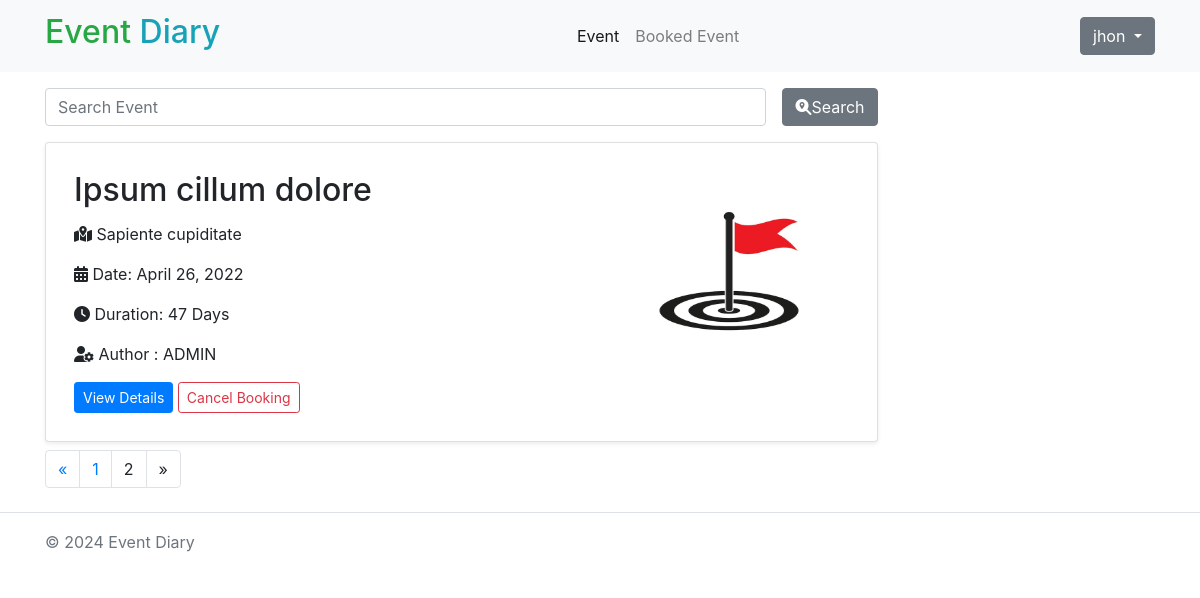
The app's page /event/my_event?page=2 (signed in) with its own data.
### event/models.py (models this page shows, shortened)
class Event(models.Model):
    STATUS_CHOICES = (
        ('draft', 'Draft'),
        ('published', 'Published'),
        ('cancelled', 'Cancelled'),
        ('complete', 'Complete'),
    )
    title = models.CharField(max_length=200)
    category = models.ForeignKey(Category, on_delete=models.CASCADE, related_name='events')
    venue = models.TextField(max_length=100)
    description = RichTextField()
    date = models.DateTimeField(default=timezone.now())
    duration = models.IntegerField(default=1)
    status = models.CharField(max_length=10, choices=STATUS_CHOICES, default='draft')
    author = models.ForeignKey(User, on_delete=models.CASCADE)
    participants = models.ManyToManyField(User, related_name='participants', blank=True, null=True)
    limit = models.IntegerField(default=5)
    created = models.DateTimeField(auto_now_add=True)
    updated = models.DateTimeField(auto_now=True)
    class Meta:
        ordering = ['-created']

### event/views.py (the view)
# urls.py: path('event/my_event', views.booked_event, name='booked_event'),
def booked_event(request):
    user = request.user
    events = Event.objects.filter(participants=user, status='published')
    search_q = request.GET.get('search_q')
    if search_q:
        events = events.filter(title__icontains = search_q)
    paginator = Paginator(events, 2)
    page_number = request.GET.get('page')
    events = paginator.get_page(page_number)
    context = {
        'events': events
    }
    return render(request, 'event/booked_event.html', context)

### templates/event/booked_event.html (shortened to what this page needs)
{% extends 'base.html' %}
{% load static %}
{% block content %}
{% include 'includes/navbar.html' %}
<div class="container">
    <div class="event-list w-75">
        <div class="search-area my-3">
            <div class="search-box  mx-auto text-center ">
                <form method="get" action="" class="d-flex">
                    <input type="search" name="search_q" placeholder="Search Event" class="form-control" id="">
                    <button type="submit" class="btn btn-secondary ml-3"><i class="fa-solid fa-magnifying-glass-location d-inline "></i>Search</button>
                </form>
            </div>
        </div>
        {% for event in events %}
        <div class="card p-2 my-2 shadow-sm ">
            <div class="card-body row">
                <div class="col-8 left">
                    <h2 class="card-title">
                        {{ event.title }}</h2>
                    <p class="card-text">
                        <i class="fa-solid fa-map-location-dot"></i> {{ event.venue }}
                    </p>
                    <p>
                        <i class="fa-solid fa-calendar-alt"></i> Date: {{ event.date|date:"F d, Y" }}
                    </p>
                    <p>
                        <i class="fa-solid fa-clock"></i> Duration: {{ event.duration }} Days
                    </p>
                    <p>
                        <i class="fa-solid fa-user-gear"></i> Author : {{event.author|upper}}
                    </p>
                    <a href="{% url 'event_details' event.id %}" class="btn btn-primary btn-sm">View Details</a>
                    <a href="{% url 'cancel_booking' event.id %}" class="btn btn-outline-danger btn-sm">Cancel Booking</a>
                </div>
                <div class="col-4 right text-center" style="height: 200px; width:200px;">
                    <img src="{% static './images/flag.jpg' %}" class="w-100 h-100 contain" alt="">
                </div>
            </div>
        </div>
        {% endfor %}
        <nav aria-label="Page navigation example ">
            <ul class="pagination ">
                {% if events.has_previous %}
                <li class="page-item">
                    <a class="page-link" href="?page={{events.previous_page_number}}" aria-label="Previous">
                        <span aria-hidden="true">&laquo;</span>
                    </a>
                </li>
                {% endif %}
                {% for page_num in events.paginator.page_range %}
                {% if page_num == events.number %}
                <li class="page-item"><a class="page-link disabled" >{{page_num}}</a></li>
                {% else %}
                <a href="?page={{ page_num }}" class="page-link">{{ page_num }}</a>
                {% endif %}
                {% endfor %}
                {% if events.has_next %}
                <li class="page-item">
                    <a class="page-link" href="?page={{events.next_page_number}}" aria-label="Next">
                        <span aria-hidden="true">&raquo;</span>
                        <span class="sr-only">Next</span>
                    </a>
                </li>
                {% else %}
                <li class="page-item">
                    <a class="page-link disabled" aria-label="Next">
                        <span aria-hidden="true">&raquo;</span>
                    </a>
                </li>
                {% endif %}
            </ul>
        </nav>
    </div>
</div>
{% include 'includes/footer.html' %}
{% endblock %}

### templates/includes/navbar.html (shortened to what this page needs)
<nav class="navbar navbar-expand-lg navbar-light  bg-light">
    <div class="container">
        <a class="navbar-brand" href="#">
            <h2 class="">
                <span class="fw-bold fs-1 text-success">Event</span>
                <span class="text-info">Diary</span>
            </h2>
        </a>
        <div class="collapse navbar-collapse  d-flex justify-content-center" id="navbarSupportedContent">
            <ul class="navbar-nav me-auto mb-2 mb-lg-0 ">
                <li class="nav-item">
                    <a class="nav-link active" aria-current="page" href="{% url 'home' %}">Event</a>
                </li>
                {% if request.user.is_authenticated %}
                <li class="nav-item">
                    <a class="nav-link" href="{% url 'booked_event' %}">Booked Event</a>
                </li>
                {% endif %}
            </ul>
        </div>
        <div class="d-flex">
            {% if request.user.is_authenticated %}
            <div class="dropdown">
                <button class="btn btn-secondary dropdown-toggle" type="button" id="dropdownMenuButton1"
                    data-bs-toggle="dropdown" aria-expanded="false">
                    {{request.user.username}}
                </button>
            </div>
            {% else %}
            <a href="{% url 'login' %}" class="btn btn-info ">Login</a>
            {% endif %}
        </div>
    </div>
</nav>

### records on screen
Event: title "Ipsum cillum dolore", venue "Sapiente cupiditate", date "April 26, 2022", duration "47", author "ADMIN"

### other values on screen
{{ request.user.username }} "jhon"
{{ page_num }} "1"
{{ page_num }} "2"
